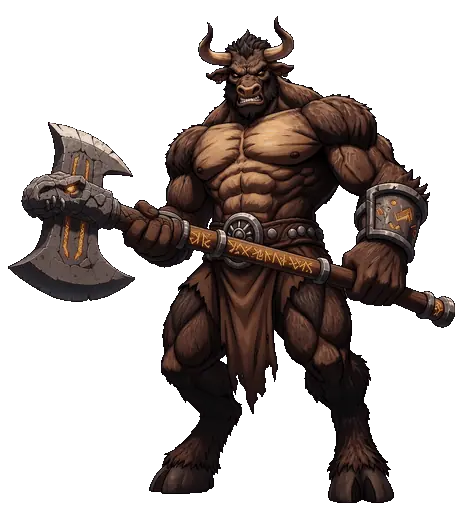
#> input picture src/assets/leader-enemy.webp, 463 x 512 px
$ python -i build_icons.py   (imports and definitions only)
#> lines starting #> are read from the running program, lines starting #| are printed output that depends on the picture
#> further down, picture is the input picture: PIL image 463x512 RGBA; mean R, G, B, A 27.1, 19.4, 16.7, 99.6
"""
v0.42.0 — Ícones e artes do jogo (212 imagens numeradas, ver a lista de prompts dos ícones).

Converte as imagens de origem (NNN_Nome.png/.jpg, em qualquer subpasta) para WebP leve em src/assets/icons/ (ícones),
src/assets/spells/ (arte dos feitiços), src/assets/card/verso.webp e src/assets/banner-fundo.webp.
As imagens de origem NÃO vão para o repositório.

Uso: python3 scripts/art/build_icons.py <pasta-com-as-imagens>
- Ícones: 512×512 com transparência → ICON_PX×ICON_PX. Buracos fechados pintados de branco puro (dentro do anel, do arco,
  do cadeado…) viram transparentes (HOLES).
- Ícone sem transparência (JPG com fundo branco): o fundo ligado às bordas vira transparente (white_bg).
- Feitiços, verso e Banner: corte central na proporção certa (cover), sem esticar.
- SKIP: imagens a deixar de fora (o jogo mantém o ícone antigo).
"""
import os, re, sys
import numpy as np
from PIL import Image
from scipy import ndimage

ROOT = os.path.dirname(os.path.dirname(os.path.dirname(os.path.abspath(__file__))))
ICON_PX = 128
REGION_PX = 192
QUALITY = 82
HOLES = {20, 32, 35, 53, 103, 114, 150, 163}
SKIP: set[int] = set()

ABILITIES = ('diagFrente diagTras guarda salto longoAlcance flechaDupla perfurante retaguarda menorVida prole contraGolpe sifao lotus '
             'inabalavel disparoSombrio espinhos sopro tambor brasa mare precisao olhoAguia cacaMagos surpresa vigia renascer anjo '
             'reflexo ombrada necromancia barreira critico provocar sangramento lentidao ataqueCostas veneno maldicao purificar furia '
             'regeneracao explosao congelar gritoGuerra protetor perfurar escudoInicial queimadura vampirismo investida atordoar '
             'teleporte anular ultimaResistencia evasao dominio copiador retaliacao clone raioCadeia couracaAdaptativa execucao '
             'vinganca sedeEterna marcaSede ressurreicao').split()
GEAR = ('elmo armadura escudo manoplas botas-ferro tiara tunica amuleto bastao sandalias bandana colete espada luvas botas '
        'chapeu manto cajado cristal anel capuz jaqueta arco aljava botas-leves mascara capa adagas cinto diamante-negro').split()
SPELLS = 'investida giratoria muralha tremor chuva flecha-veneno bola-fogo raio veneno sombras cura anjo necropolis'.split()
NAMES = {
    1: 'energia', 2: 'ouro', 3: 'essencia', 4: 'gema', 5: 'perfil', 6: 'poder',
    **{7 + i: f'orbe{i + 1}' for i in range(6)},
    **{13 + i: f'gear-{g}' for i, g in enumerate(GEAR)},
    **{43 + i: f'raca-{r}' for i, r in enumerate('humano extraterrestre monstro mago androide necromante'.split())},
    **{49 + i: f'cat-{c}' for i, c in enumerate('tanque suporte dps mago arqueiro assassino'.split())},
    **{55 + i: f'ab-{a}' for i, a in enumerate(ABILITIES)},
    **{121 + i: f'f-{s}' for i, s in enumerate(SPELLS)},
    **{134 + i: f'regiao-{i + 1}' for i in range(10)},
    144: 'dif-facil', 145: 'dif-normal', 146: 'dif-dificil', 147: 'estrela', 148: 'estrela-vazia', 149: 'concluida',
    150: 'bloqueado', 151: 'liberado',
    **{152 + i: n for i, n in enumerate('voltar mapa aventura colecao treinar loja inventario banner ajuda tutorial baixar atualizar '
                                         'fechar detalhes tirar faltando todos desmanchar desmanche-dir escada evoluir seta-evolucao '
                                         'pity confirmar passo-ok'.split())},
    **{177 + i: n for i, n in enumerate('pilha necropolis registro auto velocidade lutar espera vida custo comandante fisico magico '
                                         'alvo-none alvo-enemy alvo-ally alvo-row escudo-temp furia vitoria derrota empate girar'.split())},
    **{199 + i: f'atk-{c}' for i, c in enumerate('dps tanque suporte mago arqueiro assassino'.split())},
    205: 'pacote', 206: 'verso', 207: 'banner-fundo', 208: 'celebracao', 209: 'sucesso', 210: 'offline', 211: 'aviso', 212: 'seta-tutorial',
}
# [1 line not run here, left out]


# [10 lines left out: function fill_holes, not called in this run]


def white_bg(im):
    """Fundo branco ligado às bordas → transparente (borda suavizada em 2 px)."""
    a = np.array(im.convert('RGBA')).astype(int)
    rgb = a[..., :3]
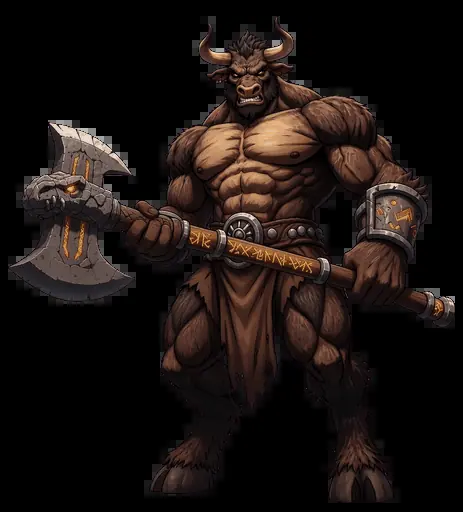
#> rgb: shape (512, 463, 3) int64; mean R, G, B 27.1, 19.4, 16.7
    white = (rgb.min(-1) > 238) & ((rgb.max(-1) - rgb.min(-1)) < 18)
#> white: shape (512, 463) bool; every value is 0
    lab, _ = ndimage.label(white)
#> lab: shape (512, 463) int32; every value is 0
    edge = set(np.unique(np.concatenate([lab[0], lab[-1], lab[:, 0], lab[:, -1]]))) - {0}
#> edge = 0 items
    bg = np.isin(lab, list(edge))
    soft = ndimage.binary_dilation(bg, iterations=2) & (rgb.min(-1) > 200)
    a[..., 3] = np.where(bg | soft, 0, 255)
    return Image.fromarray(a.astype('uint8'))


# [44 lines left out: functions cover, main, not called in this run]


# [2 lines not run here, left out]

>>> from PIL import Image
>>> picture = Image.open('../../src/assets/leader-enemy.webp')
>>> result = white_bg(picture)
